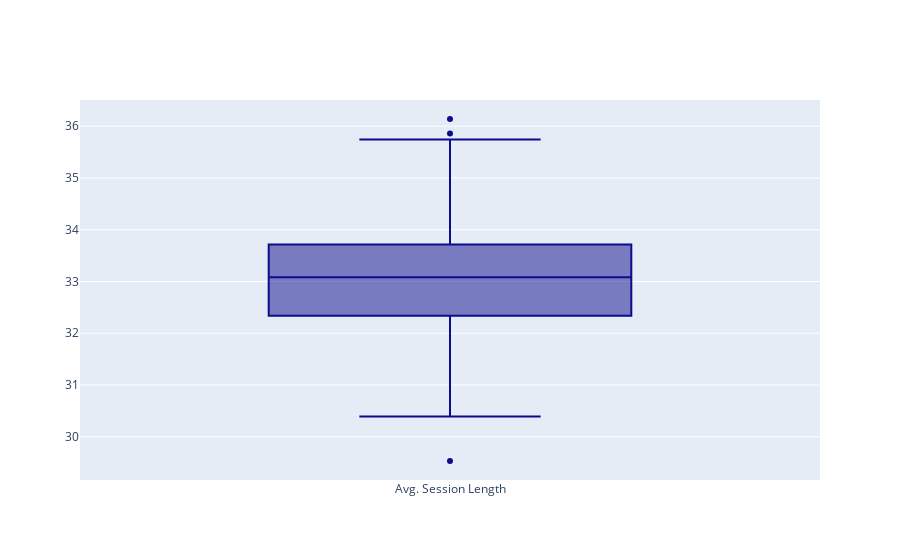
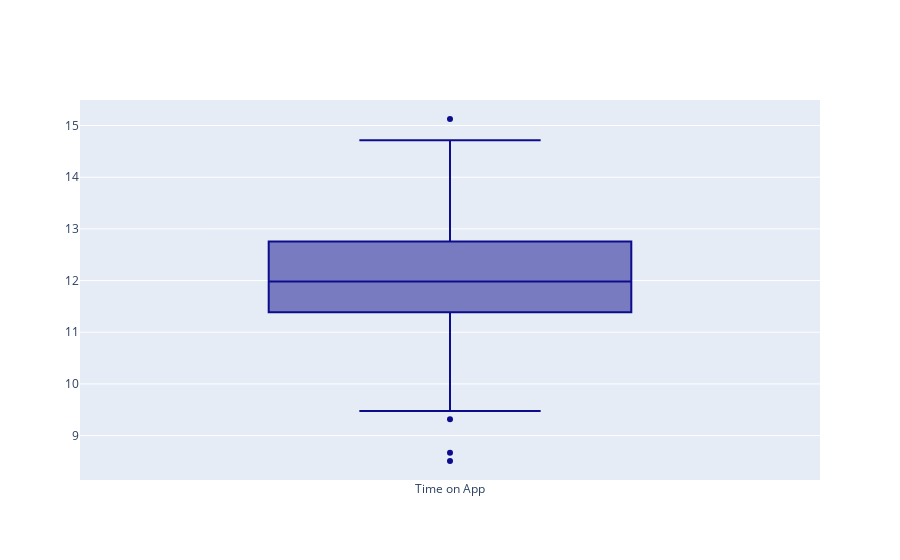
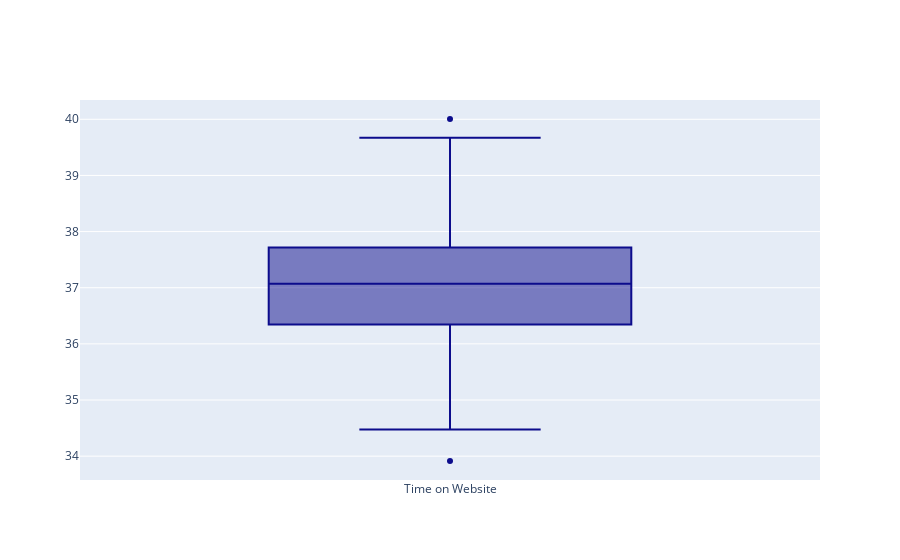
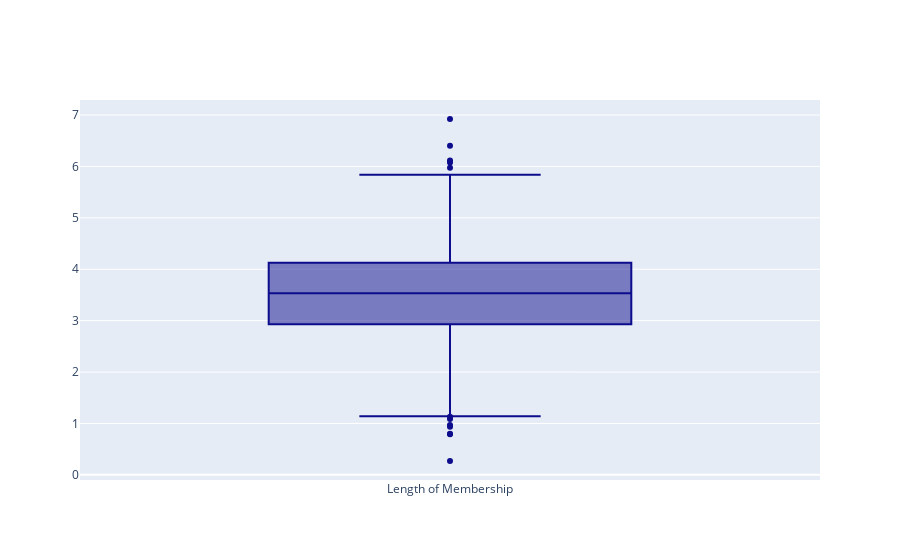

Notebook cell for these charts, in order:
### Code cell
for col in df.columns:
    fig = go.Figure(
        data=[
            go.Box(
                y=df[col],
                name = col,
                marker=dict(
                    color='rgb(12, 12, 140)'
                )
            )
        ]
    )
    iplot(fig)

### Figure 1 — Plotly figure (JSON) as saved in the notebook; plotly's stock layout.template omitted (floating-point values rounded to 4 significant figures; data arrays with more than 128 entries replaced by an {"elided": "..."} marker saying what was removed)
{"data": [{"marker": {"color": "rgb(12, 12, 140)"}, "name": "Avg. Session Length", "type": "box", "y": {"elided": "500 float values"}}], "layout": {"autosize": true, "xaxis": {"autorange": true, "range": [-0.5, 0.5], "type": "category"}, "yaxis": {"autorange": true, "range": [29.17, 36.51], "type": "linear"}}}

### Figure 2 — Plotly figure (JSON) as saved in the notebook; plotly's stock layout.template omitted (floating-point values rounded to 4 significant figures; data arrays with more than 128 entries replaced by an {"elided": "..."} marker saying what was removed)
{"data": [{"marker": {"color": "rgb(12, 12, 140)"}, "name": "Time on App", "type": "box", "y": {"elided": "500 float values"}}], "layout": {"autosize": true, "xaxis": {"autorange": true, "range": [-0.5, 0.5], "type": "category"}, "yaxis": {"autorange": true, "range": [8.14, 15.49], "type": "linear"}}}

### Figure 3 — Plotly figure (JSON) as saved in the notebook; plotly's stock layout.template omitted (floating-point values rounded to 4 significant figures; data arrays with more than 128 entries replaced by an {"elided": "..."} marker saying what was removed)
{"data": [{"marker": {"color": "rgb(12, 12, 140)"}, "name": "Time on Website", "type": "box", "y": {"elided": "500 float values"}}], "layout": {"autosize": true, "xaxis": {"autorange": true, "range": [-0.5, 0.5], "type": "category"}, "yaxis": {"autorange": true, "range": [33.58, 40.34], "type": "linear"}}}

### Figure 4 — Plotly figure (JSON) as saved in the notebook; plotly's stock layout.template omitted (floating-point values rounded to 4 significant figures; data arrays with more than 128 entries replaced by an {"elided": "..."} marker saying what was removed)
{"data": [{"marker": {"color": "rgb(12, 12, 140)"}, "name": "Length of Membership", "type": "box", "y": {"elided": "500 float values"}}], "layout": {"autosize": true, "xaxis": {"autorange": true, "range": [-0.5, 0.5], "type": "category"}, "yaxis": {"autorange": true, "range": [-0.0997, 7.292], "type": "linear"}}}
